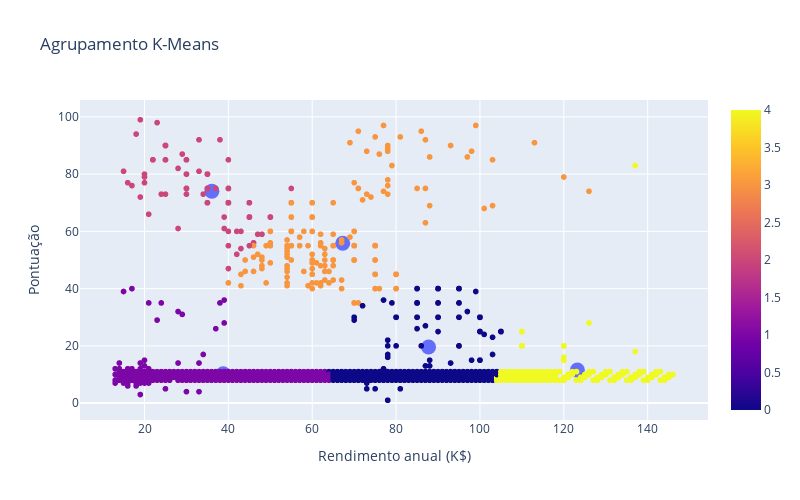

The notebook cell saved with this chart:
### Markdown cell above
<span style="font-family: 'Trebuchet MS', sans-serif;">

##### Gráfico
</span>

### Code cell
graf1 = px.scatter(
    x = data[:, 0], y = data[:, 1], color = classificacao
)
graf2 = px.scatter(
    x = centroides[:, 0], y = centroides[:, 1]
)
graf2.update_traces(marker=dict(size=15))
graf3 = go.Figure(data = graf1.data + graf2.data)
graf3.update_layout(
    width=800, height=500,
    title_text='Agrupamento K-Means',
    xaxis_title='Rendimento anual (K$)',
    yaxis_title='Pontuação'
)
graf3.show()

### Figure 1 — Plotly figure (JSON) as saved in the notebook; plotly's stock layout.template omitted (floating-point values rounded to 4 significant figures; data arrays with more than 128 entries replaced by an {"elided": "..."} marker saying what was removed)
{"data": [{"hovertemplate": "x=%{x}<br>y=%{y}<br>color=%{marker.color}<extra></extra>", "legendgroup": "", "marker": {"color": {"elided": "2000 int values"}, "coloraxis": "coloraxis", "symbol": "circle"}, "mode": "markers", "name": "", "showlegend": false, "type": "scattergl", "x": {"elided": "2000 int values"}, "xaxis": "x", "y": {"elided": "2000 int values"}, "yaxis": "y"}, {"hovertemplate": "x=%{x}<br>y=%{y}<extra></extra>", "legendgroup": "", "marker": {"color": "#636efa", "size": 15, "symbol": "circle"}, "mode": "markers", "name": "", "orientation": "v", "showlegend": false, "type": "scatter", "x": [87.74, 38.76, 36.06, 67.27, 123.2], "xaxis": "x", "y": [19.59, 10.24, 74.0, 55.86, 11.54], "yaxis": "y"}], "layout": {"height": 500, "title": {"text": "Agrupamento K-Means"}, "width": 800, "xaxis": {"title": {"text": "Rendimento anual (K$)"}}, "yaxis": {"title": {"text": "Pontuação"}}}}
